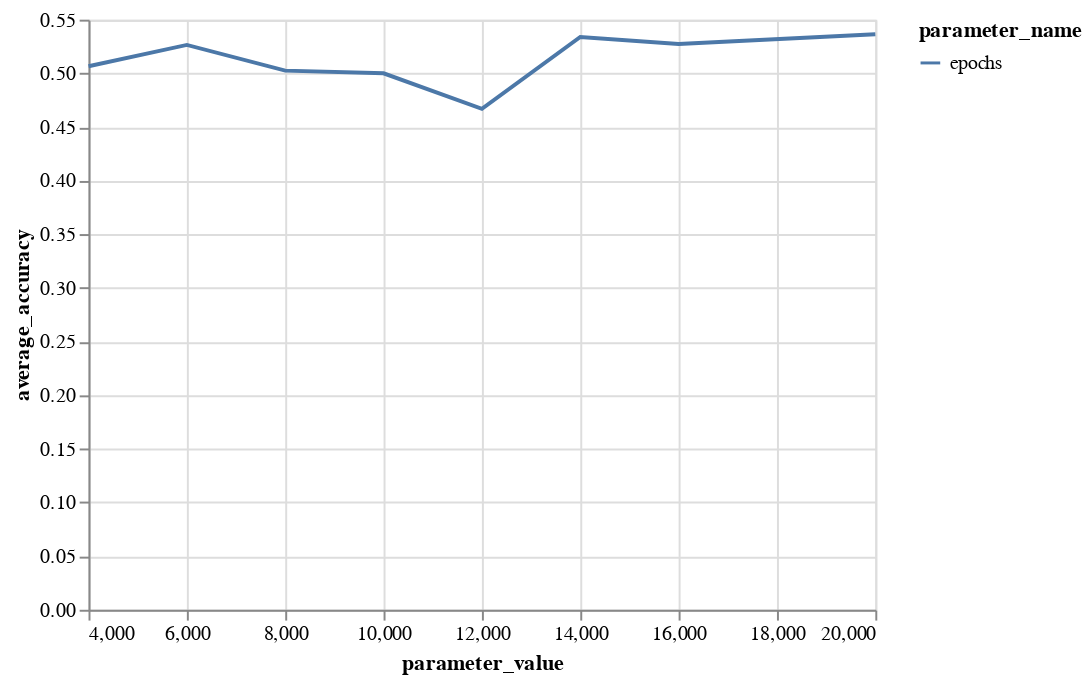

Here is the notebook cell this chart was saved with:
### Code cell
alt.Chart(validation_results_embeddings).mark_line().encode(
    x='parameter_value',
    y='average_accuracy',
    color='parameter_name'
)

### Figure 1 — Vega-Lite specification as saved in the notebook (floating-point values rounded to 4 significant figures)
{"config": {"view": {"continuousWidth": 400, "continuousHeight": 300}}, "data": {"name": "data-3cc1c9c9032f28798d932f204009c4c8"}, "mark": "line", "encoding": {"color": {"field": "parameter_name", "type": "nominal"}, "x": {"field": "parameter_value", "type": "quantitative"}, "y": {"field": "average_accuracy", "type": "quantitative"}}, "$schema": "https://vega.github.io/schema/vega-lite/v4.17.0.json", "datasets": {"data-3cc1c9c9032f28798d932f204009c4c8": [{"parameter_name": "epochs", "parameter_value": 20000, "average_accuracy": 0.5364}, {"parameter_name": "epochs", "parameter_value": 4000, "average_accuracy": 0.5066}, {"parameter_name": "epochs", "parameter_value": 6000, "average_accuracy": 0.5264}, {"parameter_name": "epochs", "parameter_value": 8000, "average_accuracy": 0.5025}, {"parameter_name": "epochs", "parameter_value": 10000, "average_accuracy": 0.5}, {"parameter_name": "epochs", "parameter_value": 12000, "average_accuracy": 0.4669}, {"parameter_name": "epochs", "parameter_value": 14000, "average_accuracy": 0.5339}, {"parameter_name": "epochs", "parameter_value": 16000, "average_accuracy": 0.5273}]}}
